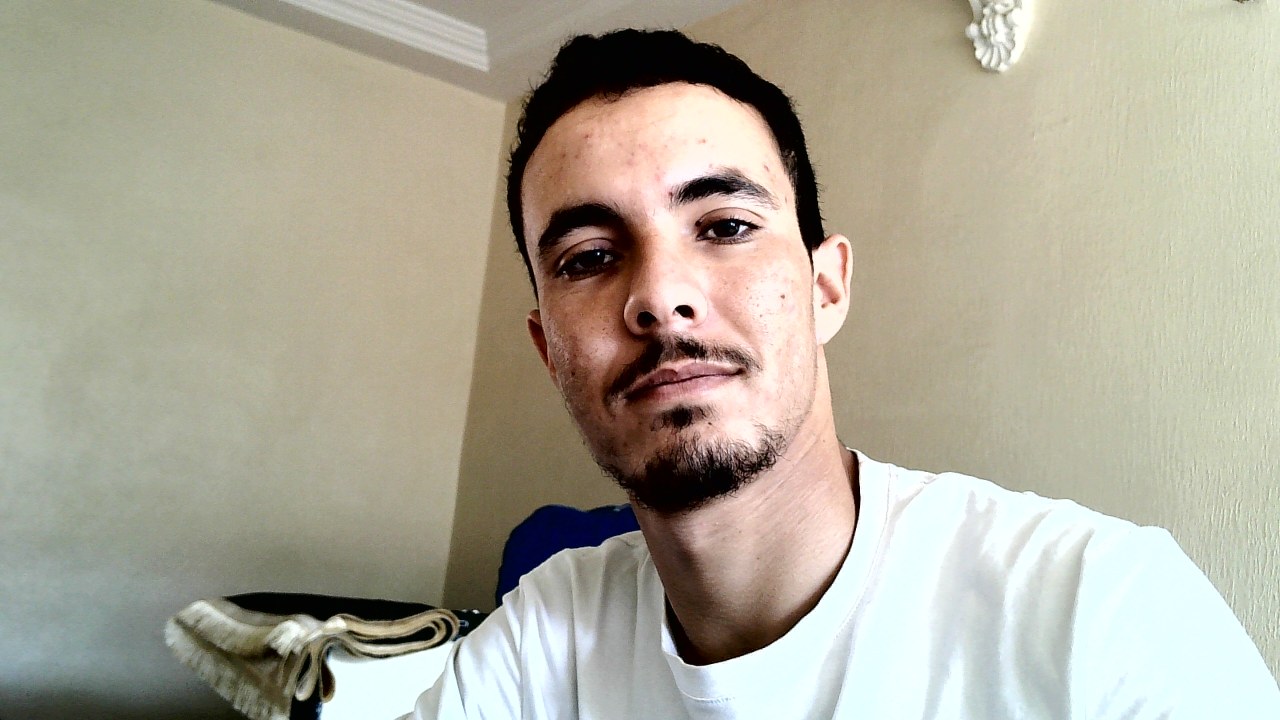
#> input picture Image_Othmane.jpg, 2560 x 1440 px (shown at 1/2 size)
$ python Tp1_Tau_Smooth.py Image_Othmane.jpg
#> lines starting #> are read from the running program, lines starting #| are printed output that depends on the picture
### Tp1_Math_Functions.py
import os
import sys
from skimage.transform import resize
import numpy as np
import matplotlib.pyplot as plt
from skimage import io, color, data

# Create output directory
# [6 lines left out: function create_output_directory, not called in this run]

# Load image
def read_image(path):
#> called with path = 'Image_Othmane.jpg'
    u = io.imread(path)
#> u is the input picture: shape (1440, 2560, 3); mean R, G, B 173.8, 168.9, 152.8
    return u

#Convert to grayscale
def to_grayscale(u):
    if u.ndim == 3:
        u = 255 * color.rgb2gray(u[..., :3])
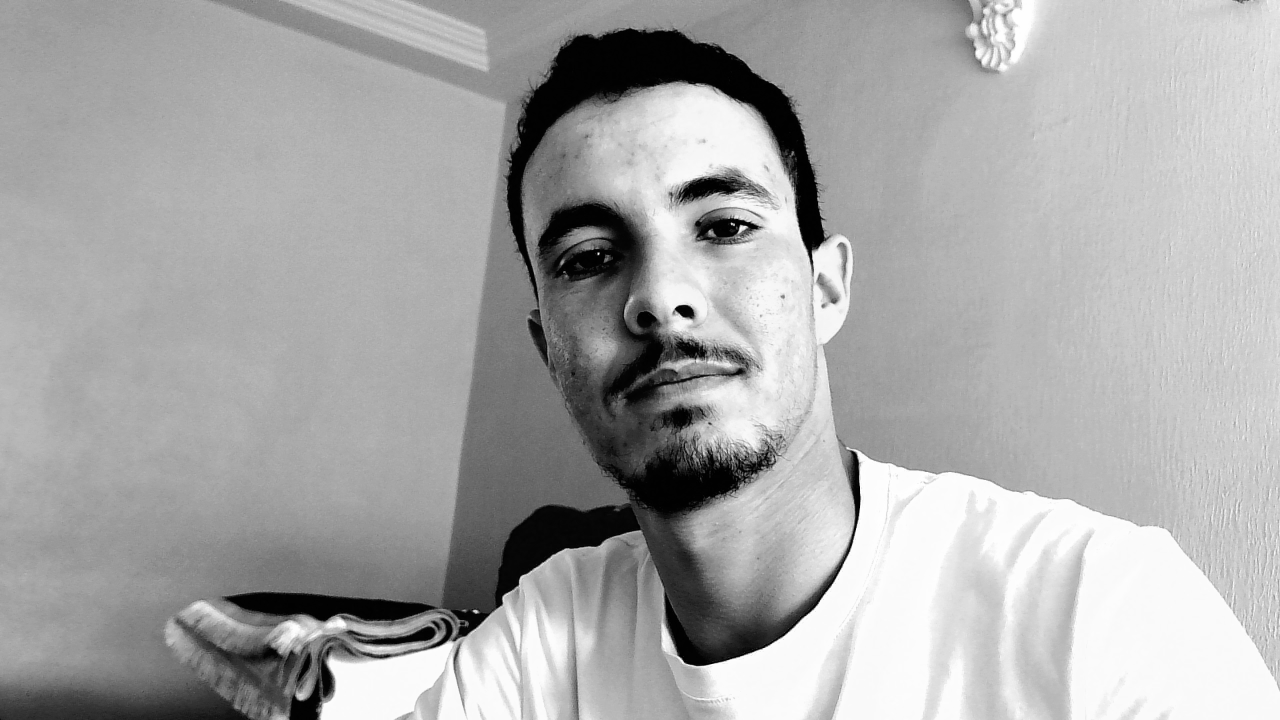
#> u: shape (1440, 2560) float64 (shown at 1/2 size); min 0, max 255, mean 168.8

    return u

#Convert pixel values to float
def to_float(u):
    u = u.astype(float)
    return u

# Get output filename
# [34 lines left out: functions get_output_filename, plot_image, not called in this run]

# resize image
def resize_image(u, height, width):
#> called with height = 512, width = 512
    return resize(u, (height, width), preserve_range=True)
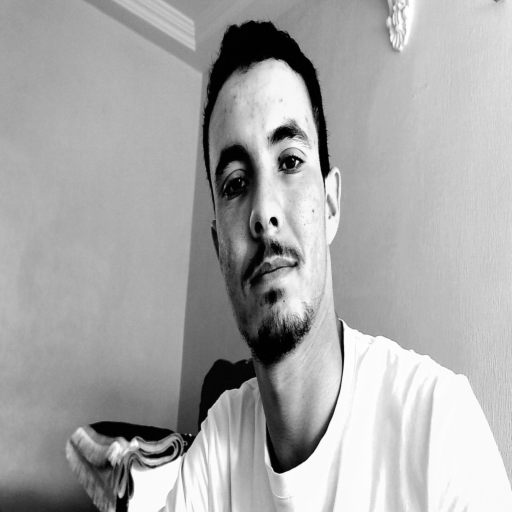
#> returned value: shape (512, 512) float64; min 1.23, max 254.9, mean 168.8

# Compute the energy of an image
def energy(v, f, lam):
    E1 = 0.5 * np.sum((v - f)**2)

    dx = v[:, 1:] - v[:, :-1]
    dy = v[1:, :] - v[:-1, :]

    E2 = (lam / 2) * (np.sum(dx**2) + np.sum(dy**2))

    return E1 + E2

# compute the energy of an image without lambda
# [43 lines left out: functions energy_N_L, power_method_laplacian, A, not called in this run]


# Adjoint of A
def AT(x):
    return A(x)


# Discrete gradient
# [45 lines left out: functions D, DT, Averageur, median3x3, not called in this run]

### Tp1_Error_Functions.py
import numpy as np

# Error
def Error(u, v):
    """Calculates the error between two images u and v."""
    e = u.astype(float) - v.astype(float)
    return e

# Mean Squared Error
def mse(u, v):
    return np.mean(Error(u,v) ** 2)

# Mean Absolute Error
def mae(u, v):
    return np.mean(np.abs(Error(u,v)))

# Maximum Absolute Error
def emax(u, v):
    return np.max(np.abs(Error(u,v)))

# Peak Signal-to-Noise Ratio
def psnr(u, v):
    error = mse(u, v)

    if error == 0:
        return float("inf")

    return 10 * np.log10(255 ** 2 / error)

# laplacian
def laplacian(v):
    p = np.pad(v, 1, mode="edge")

    return (
        p[:-2, 1:-1]   # top
        + p[2:, 1:-1]  # bottom
        + p[1:-1, :-2] # left
        + p[1:-1, 2:]  # right
        - 4 * v
    )

### Tp1_Tau_Smooth.py
import sys
import matplotlib.pyplot as plt
from matplotlib.style import use
from skimage import io, color
import numpy as np
import matplotlib
matplotlib.use("TkAgg")
from Tp1_Math_Functions import energy_N_L, read_image, to_grayscale, energy
from Tp1_Math_Functions import to_float, get_output_filename, plot_image, resize_image
from Tp1_Error_Functions import mse, mae, emax, psnr, laplacian

u = read_image(sys.argv[1])
u = to_grayscale(u)
u = to_float(u)

# Resized image 512x512
u_r = resize_image(u, 512, 512)
n = u_r.size
#> n = 262144

# Generate Gaussian noise
rng = np.random.default_rng(0)
b = 20 * rng.standard_normal(u_r.shape)
f = u_r + b
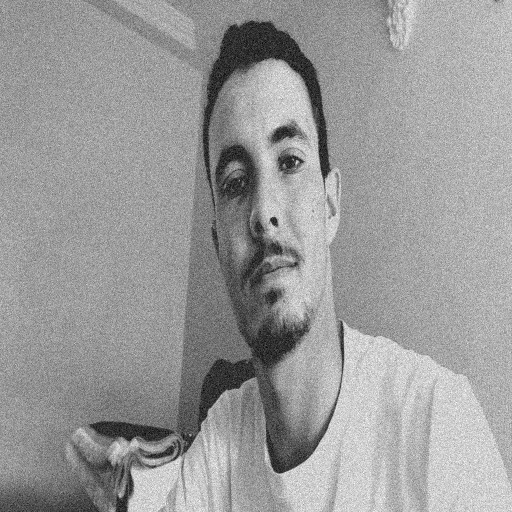
#> f: shape (512, 512) float64; min -71.83, max 325, mean 168.8; drawn with min black and max white

Psnr = np.array([])
lam = 1
iterations = 50
taus = [0.1, 0.14, 0.15, 0.16, 0.2]
for tau in taus:
    v = f.copy()
    L = 1 + 8 * lam
    for k in range(iterations):
        print(f"tau={tau:.2f}, iteration {k}: Energy = {energy(v, f, lam):.2f}")
        gradient = (v - f) - lam * laplacian(v)
        v = v - tau * gradient
        Psnr = np.append(Psnr, psnr(u_r, v))
    plt.figure(figsize=(10, 4))
    plt.subplot(1, 2, 1)
    plt.imshow(f, cmap="gray", vmin=0, vmax=255)
    plt.title("Before: noisy image")
    plt.axis("off")

    plt.subplot(1, 2, 2)
    plt.imshow(v, cmap="gray", vmin=0, vmax=255)
    plt.title(f"After: {iterations} iterations with tau={tau:.2f}")
    plt.axis("off")
#> this loop made 5 passes
#> (printed output is left out)
#> pass 1, in energy, `dy = v[1:, :] - v[:-1, :]`:
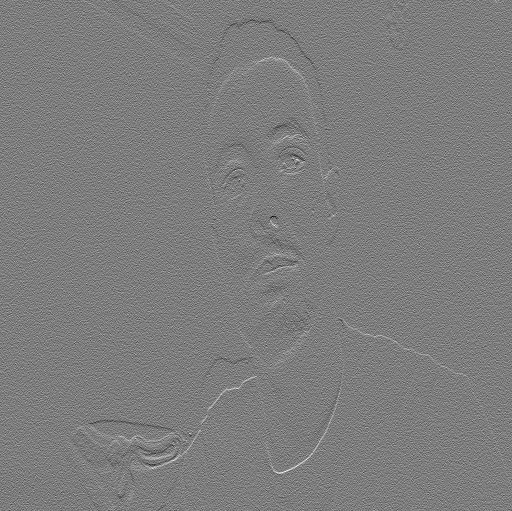
#> dy: shape (511, 512) float64; min -227.7, max 234.7, mean 0; drawn with min black and max white
#> pass 1, in Error, `e = u.astype(float) - v.astype(float)`:
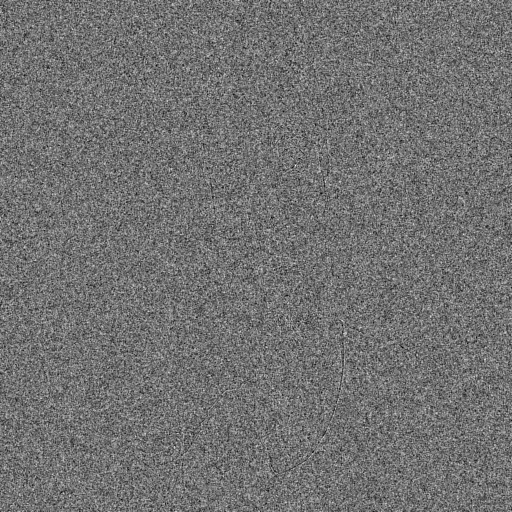
#> e: shape (512, 512) float64; min -58.09, max 71.78, mean 0; drawn with min black and max white
#> after the loop:
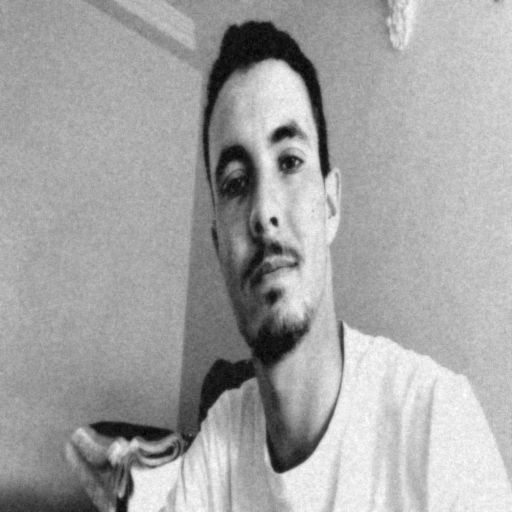
#> v: shape (512, 512) float64; min -20.87, max 273.2, mean 168.8; drawn with min black and max white


plt.show()
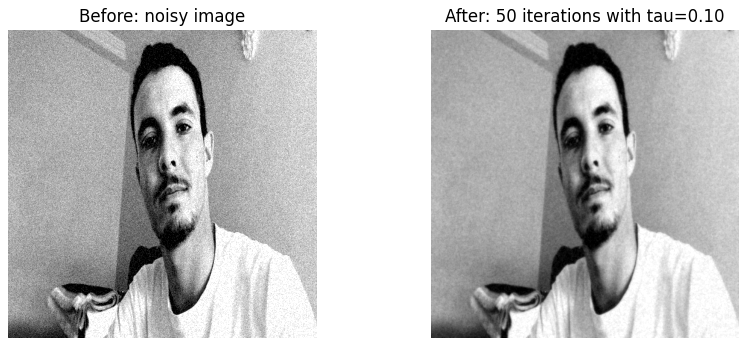
#> figure drawn by matplotlib, 2 panels

$ run again, on images17.jpg
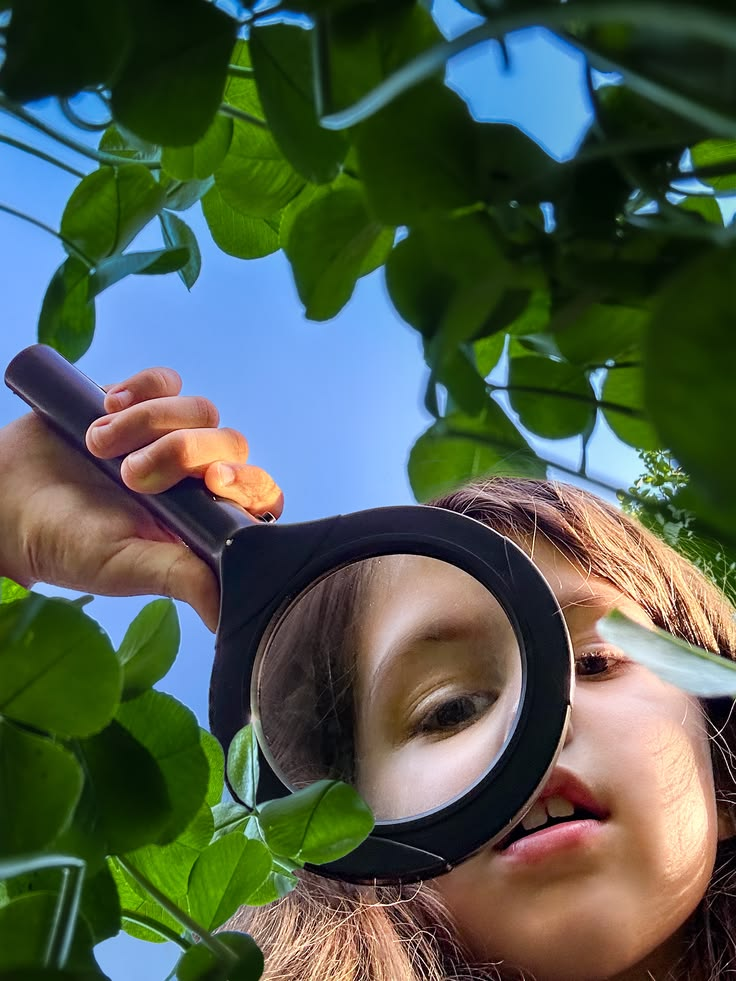
#> input picture images17.jpg, 736 x 981 px
#> in read_image, u is the input picture: shape (981, 736, 3); mean R, G, B 80.2, 92.5, 77.8
#> u: shape (981, 736) float64
#> the loop `for tau in taus:` made 5 passes
#> (printed output is left out)
#> pass 1, in laplacian, `p = np.pad(v, 1, mode="edge")`:
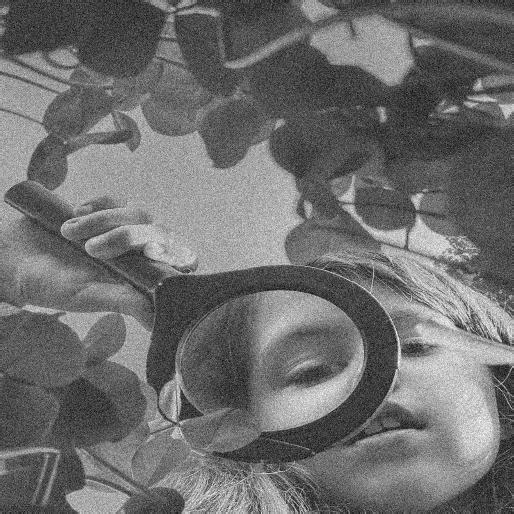
#> p: shape (514, 514) float64; min -72.82, max 300.2, mean 88.7; drawn with min black and max white
#> `plt.show()`:
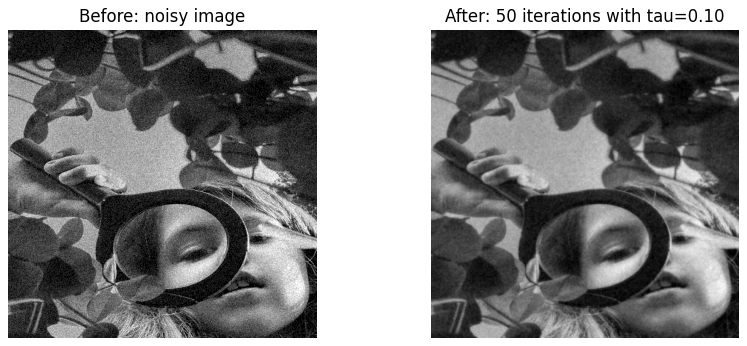
#> figure drawn by matplotlib, 2 panels
